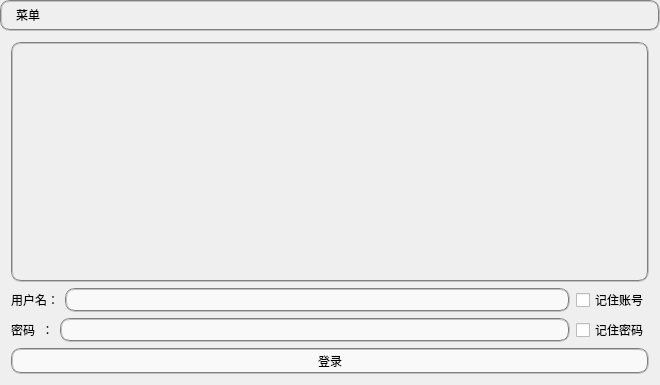
<?xml version="1.0" encoding="UTF-8"?>
<ui version="4.0">
 <class>MainWindow</class>
 <widget class="QMainWindow" name="MainWindow">
  <property name="geometry">
   <rect>
    <x>0</x>
    <y>0</y>
    <width>660</width>
    <height>385</height>
   </rect>
  </property>
  <property name="windowTitle">
   <string>网关登录</string>
  </property>
  <property name="windowIcon">
   <iconset resource="resource.qrc">
    <normaloff>:/ico/ico.ico</normaloff>:/ico/ico.ico</iconset>
  </property>
  <property name="autoFillBackground">
   <bool>true</bool>
  </property>
  <property name="styleSheet">
   <string notr="true"/>
  </property>
  <widget class="QWidget" name="centralWidget">
   <layout class="QGridLayout" name="gridLayout">
    <item row="0" column="0">
     <layout class="QVBoxLayout" name="verticalLayout">
      <item>
       <widget class="QTextEdit" name="textEdit">
        <property name="autoFillBackground">
         <bool>true</bool>
        </property>
        <property name="styleSheet">
         <string notr="true">border:2px groove gray;
border-radius:10px;
padding:2px 4px;
background-color: rgba(255, 255, 255,0);</string>
        </property>
        <property name="readOnly">
         <bool>true</bool>
        </property>
       </widget>
      </item>
      <item>
       <layout class="QHBoxLayout" name="horizontalLayout">
        <item>
         <widget class="QLabel" name="userNameLabel">
          <property name="text">
           <string>用户名：</string>
          </property>
         </widget>
        </item>
        <item>
         <widget class="QLineEdit" name="usernameText">
          <property name="styleSheet">
           <string notr="true">border:2px groove gray;border-radius:10px;padding:2px 4px;
background-color: rgba(255, 255, 255,166);</string>
          </property>
          <property name="text">
           <string/>
          </property>
         </widget>
        </item>
        <item>
         <widget class="QCheckBox" name="remUser">
          <property name="text">
           <string>记住账号</string>
          </property>
         </widget>
        </item>
       </layout>
      </item>
      <item>
       <layout class="QVBoxLayout" name="verticalLayout_2">
        <item>
         <layout class="QHBoxLayout" name="horizontalLayout_2">
          <item>
           <widget class="QLabel" name="pswodLabel">
            <property name="text">
             <string>密码  ：</string>
            </property>
           </widget>
          </item>
          <item>
           <widget class="QLineEdit" name="passwordText">
            <property name="styleSheet">
             <string notr="true">border:2px groove gray;border-radius:10px;padding:2px 4px;
background-color: rgba(255, 255, 255,166);</string>
            </property>
            <property name="echoMode">
             <enum>QLineEdit::Password</enum>
            </property>
           </widget>
          </item>
          <item>
           <widget class="QCheckBox" name="rempswd">
            <property name="text">
             <string>记住密码</string>
            </property>
           </widget>
          </item>
         </layout>
        </item>
        <item>
         <widget class="QPushButton" name="loginButton">
          <property name="autoFillBackground">
           <bool>false</bool>
          </property>
          <property name="styleSheet">
           <string notr="true">background-color: rgba(255, 255, 255,166);
border:2px groove gray;border-radius:10px;padding:2px 4px;</string>
          </property>
          <property name="text">
           <string>登录</string>
          </property>
         </widget>
        </item>
       </layout>
      </item>
     </layout>
    </item>
   </layout>
  </widget>
  <widget class="QMenuBar" name="menuBar">
   <property name="geometry">
    <rect>
     <x>0</x>
     <y>0</y>
     <width>660</width>
     <height>30</height>
    </rect>
   </property>
   <property name="styleSheet">
    <string notr="true">#menuBar
{
border:2px groove gray;
border-radius:10px;
padding:2px 4px;
background-color: rgba(255, 255, 255,0);
}</string>
   </property>
   <widget class="QMenu" name="menu">
    <property name="title">
     <string>菜单</string>
    </property>
    <addaction name="exitAction"/>
   </widget>
   <addaction name="menu"/>
  </widget>
  <action name="exitAction">
   <property name="text">
    <string>退出</string>
   </property>
  </action>
 </widget>
 <layoutdefault spacing="6" margin="11"/>
 <resources>
  <include location="resource.qrc"/>
 </resources>
 <connections>
  <connection>
   <sender>loginButton</sender>
   <signal>clicked()</signal>
   <receiver>MainWindow</receiver>
   <slot>loginClick()</slot>
   <hints>
    <hint type="sourcelabel">
     <x>374</x>
     <y>251</y>
    </hint>
    <hint type="destinationlabel">
     <x>307</x>
     <y>269</y>
    </hint>
   </hints>
  </connection>
  <connection>
   <sender>exitAction</sender>
   <signal>triggered()</signal>
   <receiver>MainWindow</receiver>
   <slot>close()</slot>
   <hints>
    <hint type="sourcelabel">
     <x>-1</x>
     <y>-1</y>
    </hint>
    <hint type="destinationlabel">
     <x>199</x>
     <y>149</y>
    </hint>
   </hints>
  </connection>
 </connections>
 <slots>
  <slot>loginClick()</slot>
 </slots>
</ui>
